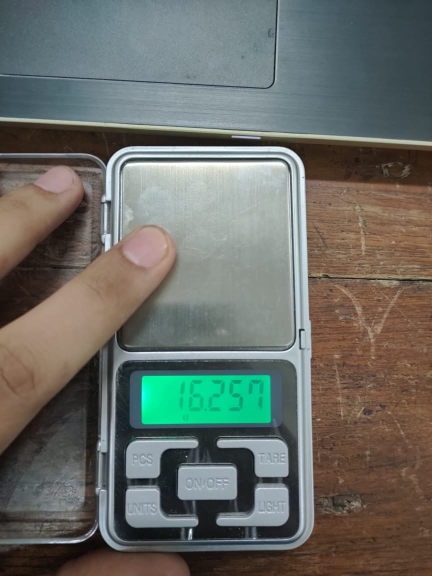
#> input picture Number Detection/Images_to_test/6.jpeg, 864 x 1152 px (shown at 1/2 size)
$ python lcd_det_light.py
#> lines starting #> are read from the running program, lines starting #| are printed output that depends on the picture; after the words box and inside, x2 and y2 are one past the last pixel; in counts of white or black regions, pixels touching at a corner belong together
#> further down, image is the input picture: shape (1152, 864, 3); mean B, G, R 101.6, 107.9, 105
from imutils.perspective import four_point_transform
from imutils import contours
import imutils
import cv2
import pytesseract

def bird_view(image):
    image = imutils.resize(image, height=500)
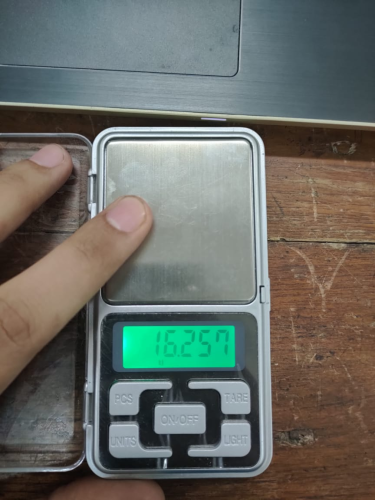
#> image: shape (500, 375, 3); mean of channels 0, 1, 2 101.6, 107.9, 105; drawn as B, G, R
    gray = cv2.cvtColor(image, cv2.COLOR_BGR2GRAY)
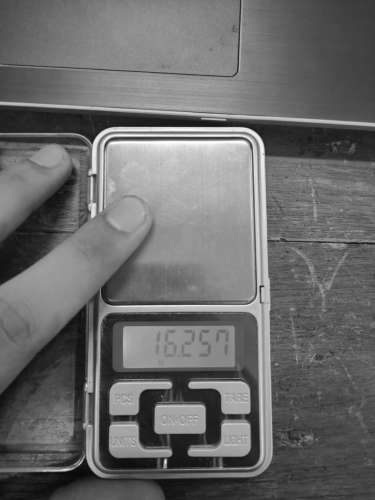
#> gray: shape (500, 375); min 9, max 255, mean 106.3
    blurred = cv2.GaussianBlur(gray, (5,5), 0)
    edged = cv2.Canny(blurred, 200, 92, 255)
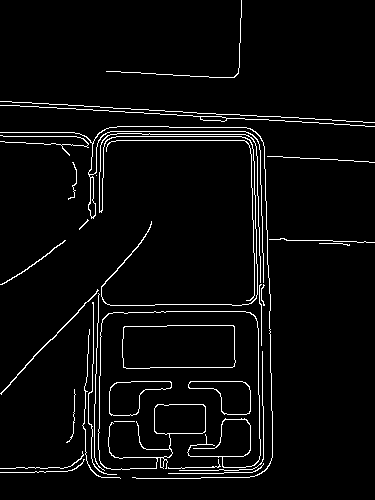
#> edged: shape (500, 375); 4.1% white in thin lines or dots

    cnts = cv2.findContours(edged.copy(), cv2.RETR_EXTERNAL,
        cv2.CHAIN_APPROX_SIMPLE)
#> cnts = 31 contours, 22 with area under 20; largest, box (x1, y1, x2, y2) and area: (122, 325, 236, 369) 4662, (98, 311, 261, 470) 1566, (109, 381, 172, 416) 1224, (188, 381, 251, 415) 1178, (0, 126, 273, 479) 216

    cnts = imutils.grab_contours(cnts)
    cnts = sorted(cnts, key=cv2.contourArea, reverse=True)
    displayCnt = None

    # loop over the contours
    for c in cnts:
        # approximate the contour
        peri = cv2.arcLength(c, True)
        approx = cv2.approxPolyDP(c, 0.02 * peri, True)
        # if the contour has four vertices, then we have found
        # the display
        if len(approx) == 4:
            displayCnt = approx
            break
#> this loop made 1 pass
#> (peri, displayCnt) on pass 1: (306.1, [[123, 327], [123, 367], [234, 366], [233, 325]])
    warped = four_point_transform(gray, displayCnt.reshape(4, 2))
    output = four_point_transform(image, displayCnt.reshape(4, 2))
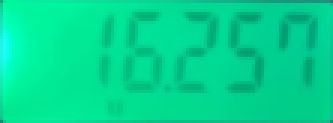
#> output: shape (41, 111, 3) (shown 3 times larger); mean of channels 0, 1, 2 145, 215.6, 2.1; drawn as B, G, R
    return warped, output

#dictionary defineD according to :
#     __0__
#   1|     |2
#    |__3__|
#   4|     |5
#    |__6__|

DIGITS_LOOKUP = {                   #dictionary
    (1, 1, 1, 0, 1, 1, 1): 0,       # tuple = key, ans = value
    (0, 0, 1, 0, 0, 1, 0): 1,
    (1, 0, 1, 1, 1, 1, 0): 2,
    (1, 0, 1, 1, 0, 1, 1): 3,
    (0, 1, 1, 1, 0, 1, 0): 4,
    (1, 1, 0, 1, 0, 1, 1): 5,
    (1, 1, 0, 1, 1, 1, 1): 6,
    (1, 0, 1, 0, 0, 1, 0): 7,
    (1, 1, 1, 1, 1, 1, 1): 8,
    (1, 1, 1, 1, 0, 1, 1): 9
}

# load the example image


image = cv2.imread('../Images_to_test/6.jpeg')
# pre-process the image by resizing it, converting it to
# graycale, blurring it, and computing an edge map

warped, output = bird_view(image)

thresh = cv2.adaptiveThreshold(warped,255,cv2.ADAPTIVE_THRESH_GAUSSIAN_C,\
            cv2.THRESH_BINARY_INV,11,2)
#> thresh: shape (41, 111); 18.6% white in thin lines or dots

#cv2.imshow("intial",thresh)
kernel = cv2.getStructuringElement(cv2.MORPH_ELLIPSE, (1, 3))
thresh = cv2.morphologyEx(thresh, cv2.MORPH_OPEN, kernel)
#> thresh: shape (41, 111); 14.2% white; 20 white regions (6 under 20 px), largest, box (x1, y1, x2, y2) and area: (76, 4, 88, 31) 132, (43, 16, 54, 31) 72, (93, 4, 102, 17) 51
cv2.imshow("afteropne",thresh)

kernel2 = cv2.getStructuringElement(cv2.MORPH_ELLIPSE, (3,3))
thresh = cv2.morphologyEx(thresh, cv2.MORPH_DILATE, kernel2)
#> thresh: shape (41, 111); 26.4% white; 8 white regions, largest, box (x1, y1, x2, y2) and area: (40, 3, 74, 32) 511, (75, 3, 89, 32) 236, (92, 3, 107, 30) 203

thresh = cv2.erode(thresh,kernel,iterations = 1)
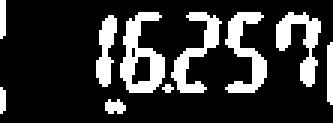
#> thresh: shape (41, 111) (shown 3 times larger); 20.3% white; 10 white regions (2 under 20 px)

cnts = cv2.findContours(thresh.copy(), cv2.RETR_TREE,
    cv2.CHAIN_APPROX_SIMPLE)
#> cnts = 12 contours, 6 with area under 20; largest, box (x1, y1, x2, y2) and area: (40, 4, 55, 31) 218, (75, 4, 89, 31) 129, (92, 4, 107, 29) 120, (57, 4, 74, 31) 114, (32, 5, 39, 29) 76, (43, 18, 51, 29) 54
cnts = imutils.grab_contours(cnts)
digitCnts = []

# loop over the digit area candidates
for c in cnts:
    # compute the bounding box of the contour
    (x, y, w, h) = cv2.boundingRect(c)
    # if the contour is sufficiently large, it must be a digit
    #cv2.rectangle(output,(x,y),(x+w,y+h),(0,0,255),1)
    if w >= 6 and (h >= 15 and h <= 30):
        digitCnts.append(c)
#> this loop made 12 passes
#> (x, y, w, h) on passes 1, 3, 5, 6, 7, 8, 9, 10, 11: (35, 33, 7, 5), (54, 28, 4, 3), (32, 5, 7, 24), (92, 4, 15, 25), (75, 4, 14, 27), (57, 4, 17, 27), (40, 4, 15, 27), (43, 18, 8, 11), (43, 15, 3, 5)
#> (c, x, y, w, h) on passes 2, 4, 12: ([[0, 29], [0, 37], [1, 36], [1, 30]], 0, 29, 2, 9), ([[110, 14], [109, 15], [109, 33], [110, 34]], 109, 14, 2, 21), ([[0, 0], [0, 12], [1, 11], [1, 0]], 0, 0, 2, 13)
#> after the loop, digitCnts = 5 contours; box (x1, y1, x2, y2) and area: (40, 4, 55, 31) 218, (75, 4, 89, 31) 129, (92, 4, 107, 29) 120, (57, 4, 74, 31) 114, (32, 5, 39, 29) 76
#cv2.imshow("edged3",output)
#cv2.imshow("edged2",thresh)
for c in digitCnts:
    # extract the digit ROI
    (x, y, w, h) = cv2.boundingRect(c)
    if w < 8 and (h >15 and h < 30):
        x = x - 8
        w = w + 8
    roi = thresh[y:y + h, x:x + w]
    cv2.rectangle(output,(x,y),(x+w,y+h),(0,0,255),1)
    cv2.rectangle(warped,(x,y),(x+w,y+h),(255,255,255),1)
#> this loop made 5 passes
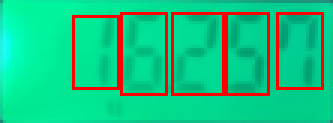
#> output: shape (41, 111, 3) (shown 3 times larger); 9.05% of pixels changed, all inside (x1, y1, x2, y2) = (24, 4, 108, 32); drawn as B, G, R
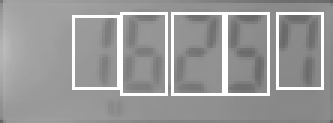
#> warped: shape (41, 111) (shown 3 times larger); min 97, max 255, mean 153.8
#cv2.imshow("edged",output)
thresh = cv2.bitwise_not(thresh)
#> thresh: shape (41, 111); 79.7% white; 10 black regions (2 under 20 px), largest, box (x1, y1, x2, y2) and area: (40, 4, 55, 31) 212, (75, 4, 89, 31) 174, (92, 4, 107, 29) 161

print(pytesseract.image_to_string(thresh,lang='eng',config='--psm 13 --oem 3 -c tessedit_char_whitelist=0123456789'))
#> (this line was passed over: pytesseract is not available in this run)
cv2.imshow("thresh",thresh)
#print(len(digitCnts))

cv2.waitKey()

$ run again, with Number Detection/Images_to_test/2.jpeg copied over Number Detection/Images_to_test/6.jpeg
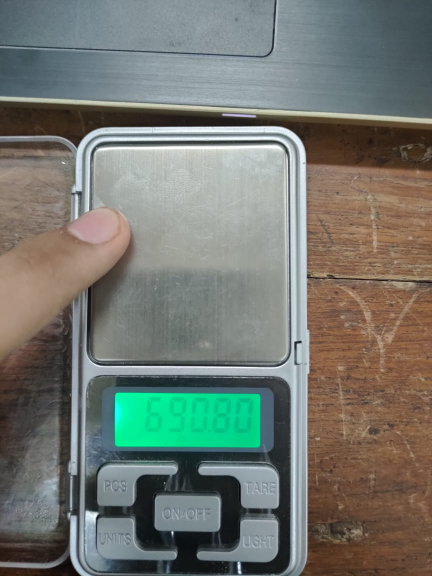
#> input picture Number Detection/Images_to_test/2.jpeg, 864 x 1152 px (shown at 1/2 size)
#> image is the input picture: shape (1152, 864, 3); mean B, G, R 111.7, 119.1, 115
#> image: shape (500, 375, 3)
#> in bird_view, `edged = cv2.Canny(blurred, 200, 92, 255)`:
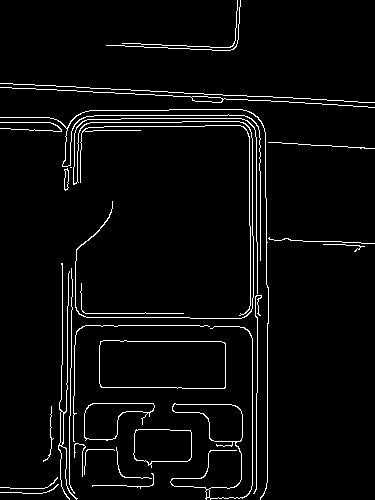
#> edged: shape (500, 375); 4.1% white in thin lines or dots
#> in bird_view, `cnts = cv2.findContours(edged.copy(), cv2.RETR_EXTERNAL, cv2.CHAIN_APP..`: cnts = 29 contours, 20 with area under 20; largest, box (x1, y1, x2, y2) and area: (99, 340, 226, 389) 5848, (133, 429, 192, 468) 1790, (170, 326, 253, 500) 1572, (84, 403, 155, 441) 1477, (0, 87, 375, 108) 144
#> the loop in bird_view, `for c in cnts:` made 1 pass
#> (peri, displayCnt) on pass 1: (344.4, [[100, 341], [101, 387], [225, 387], [224, 342]])
#> `cnts = cv2.findContours(thresh.copy(), cv2.RETR_TREE, cv2.CHAIN_APPROX..`: cnts = 11 contours, 2 with area under 20; largest, box (x1, y1, x2, y2) and area: (100, 4, 120, 34) 395, (82, 4, 100, 34) 285, (24, 3, 40, 33) 243, (104, 6, 116, 32) 182, (63, 4, 81, 33) 173
#> the loop `for c in cnts:` made 11 passes
#> (x, y, w, h) on passes 1, 3, 4, 5, 6, 7, 8, 9: (51, 37, 4, 5), (122, 21, 2, 25), (100, 4, 20, 30), (104, 6, 12, 26), (82, 4, 18, 30), (87, 6, 9, 12), (63, 4, 18, 29), (45, 4, 17, 29)
#> after the loop `for c in cnts:`: digitCnts = 6 contours; box (x1, y1, x2, y2) and area: (100, 4, 120, 34) 395, (82, 4, 100, 34) 285, (24, 3, 40, 33) 243, (104, 6, 116, 32) 182, (63, 4, 81, 33) 173, (45, 4, 62, 33) 166
#> the loop `for c in digitCnts:` made 6 passes
#> after the loop `for c in digitCnts:`:
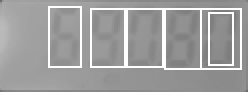
#> warped: shape (46, 124) (shown 2 times larger); min 108, max 255, mean 158.2

$ run again, with Number Detection/Images_to_test/3.jpeg copied over Number Detection/Images_to_test/6.jpeg
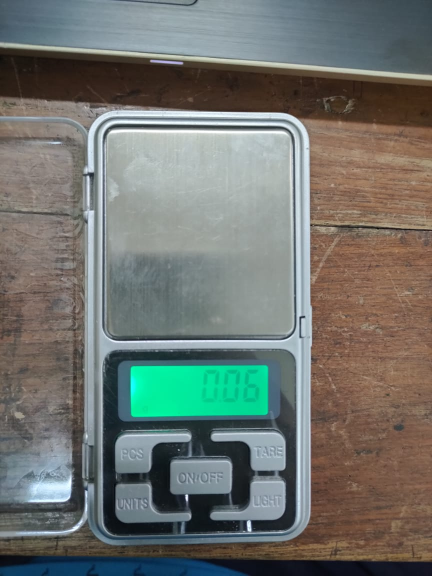
#> input picture Number Detection/Images_to_test/3.jpeg, 864 x 1152 px (shown at 1/2 size)
#> image is the input picture: shape (1152, 864, 3); mean B, G, R 110, 115.3, 111.1
#> image: shape (500, 375, 3)
#> in bird_view, `edged = cv2.Canny(blurred, 200, 92, 255)`:
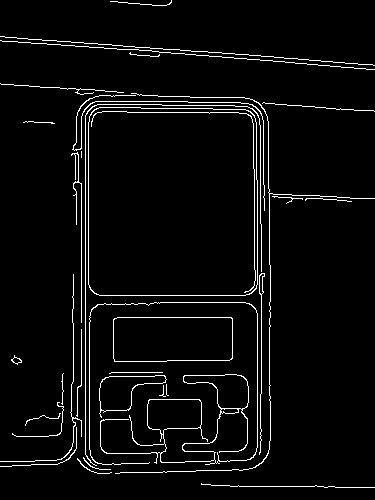
#> edged: shape (500, 375); 4.1% white in thin lines or dots
#> in bird_view, `cnts = cv2.findContours(edged.copy(), cv2.RETR_EXTERNAL, cv2.CHAIN_APP..`: cnts = 32 contours, 24 with area under 20; largest, box (x1, y1, x2, y2) and area: (88, 107, 258, 296) 31372, (113, 317, 233, 362) 5160, (89, 302, 258, 465) 3000, (99, 375, 167, 418) 1320, (259, 273, 265, 455) 70, (11, 355, 22, 365) 42, (72, 95, 265, 211) 32, (115, 93, 375, 474) 22
#> the loop in bird_view, `for c in cnts:` made 1 pass
#> (peri, displayCnt) on pass 1: (693.5, [[94, 109], [90, 289], [251, 293], [254, 115]])
#> `cnts = cv2.findContours(thresh.copy(), cv2.RETR_TREE, cv2.CHAIN_APPROX..`: cnts = 160 contours, 128 with area under 20; largest, box (x1, y1, x2, y2) and area: (0, 2, 154, 41) 936, (0, 79, 20, 180) 623, (151, 0, 161, 146) 603, (50, 109, 67, 156) 194, (27, 117, 49, 160) 172
#> the loop `for c in cnts:` made 160 passes
#> (x, y, w, h) on passes 1, 3, 4: (94, 178, 29, 2), (124, 177, 6, 3), (155, 176, 6, 4)
#> after the loop `for c in cnts:`: digitCnts = 5 contours; box (x1, y1, x2, y2) and area: (23, 109, 38, 130) 146, (20, 135, 29, 162) 75, (11, 108, 20, 127) 55, (37, 109, 45, 124) 38, (79, 12, 85, 31) 36
#> the loop `for c in digitCnts:` made 5 passes
#> (x, y, w, h) on passes 1 to 5: (20, 135, 9, 27), (37, 109, 8, 15), (23, 109, 15, 21), (11, 108, 9, 19), (71, 12, 14, 19)
#> after the loop `for c in digitCnts:`:
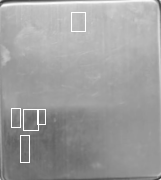
#> warped: shape (180, 161); min 54, max 255, mean 157.8
